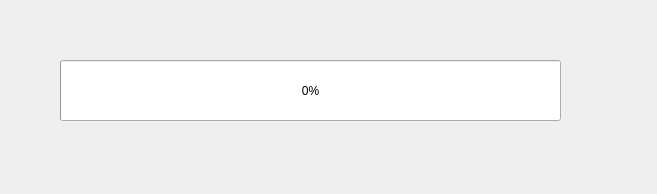
<?xml version="1.0" encoding="UTF-8"?>
<ui version="4.0">
 <class>Dialog</class>
 <widget class="QDialog" name="Dialog">
  <property name="geometry">
   <rect>
    <x>0</x>
    <y>0</y>
    <width>657</width>
    <height>194</height>
   </rect>
  </property>
  <property name="windowTitle">
   <string>Dialog</string>
  </property>
  <widget class="QProgressBar" name="progressBar">
   <property name="geometry">
    <rect>
     <x>60</x>
     <y>60</y>
     <width>501</width>
     <height>61</height>
    </rect>
   </property>
   <property name="value">
    <number>0</number>
   </property>
  </widget>
 </widget>
 <resources/>
 <connections/>
</ui>
